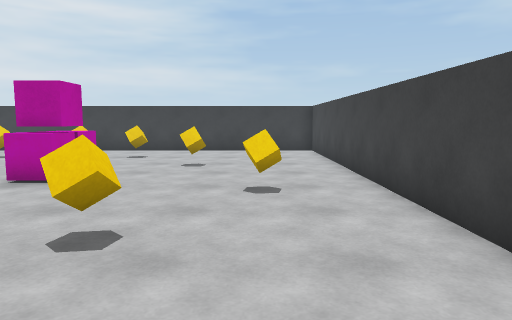
[1] (above)

13 first-person views from a walk through a Unity game level. The camera is 1.3 m above the floor, tilts 6° down and sees 70° across. The floor is counted in squares, 1 m on a side. Each view is taken from the middle of a square. On the plan, view 1 faces up. The plan holds only what a view shows up to about 15 squares ahead; the rest is blank. The player is left out. Surface patterns are stand-ins for the level's own textures.

[2]
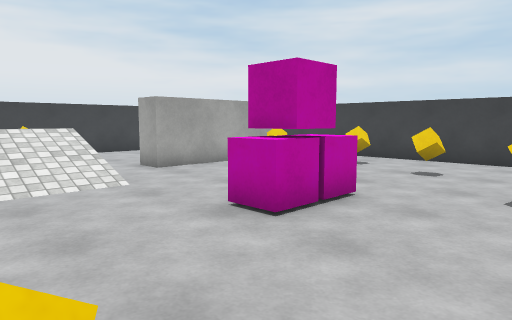

[3]
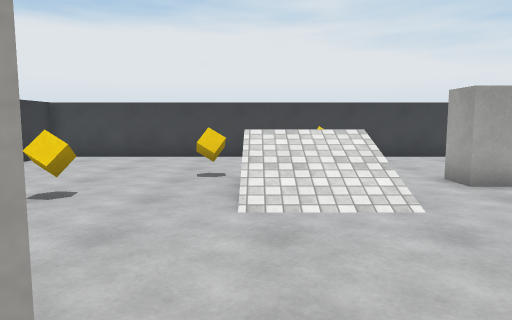

[4]
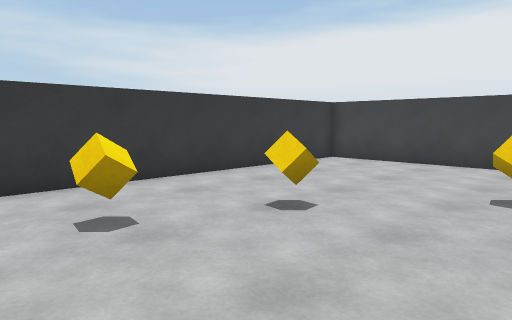

[5]
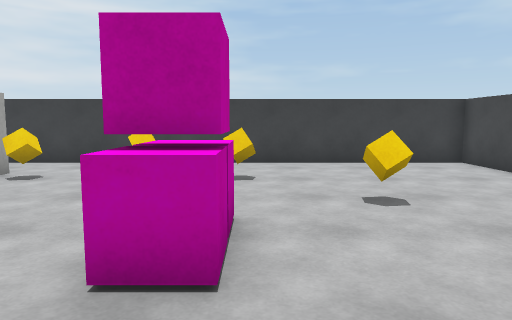

[6]
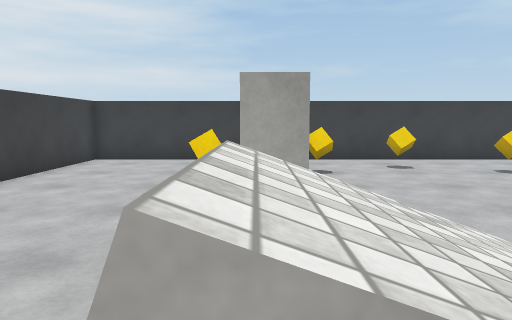

[7]
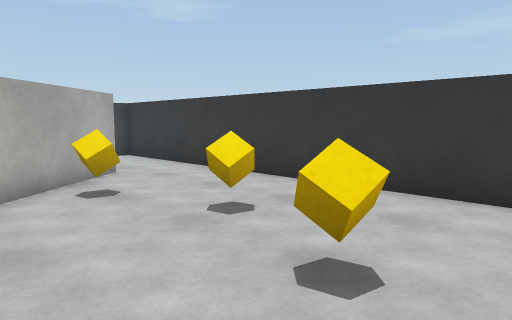

[8]
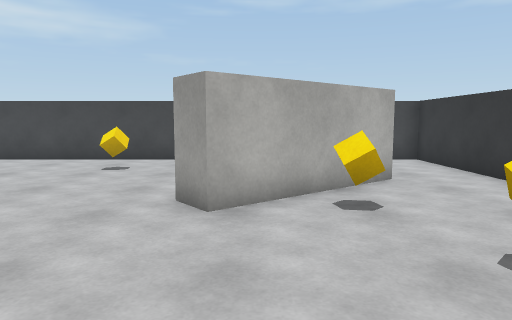

[9]
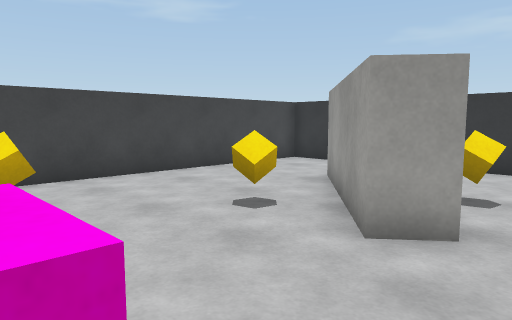

[10]
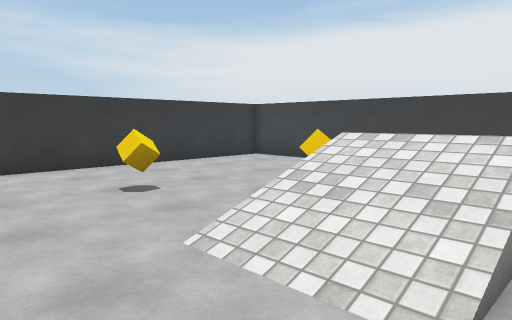

[11]
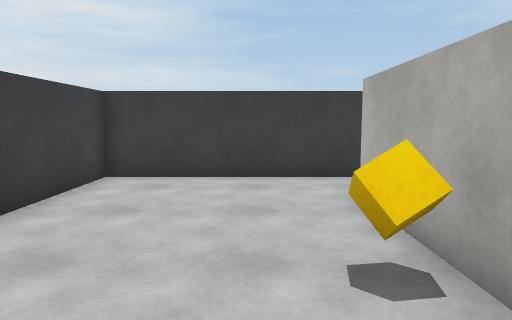

[12]
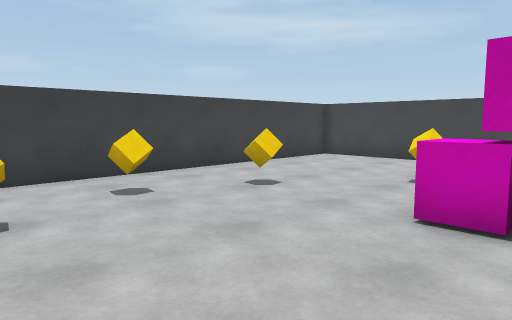

[13]
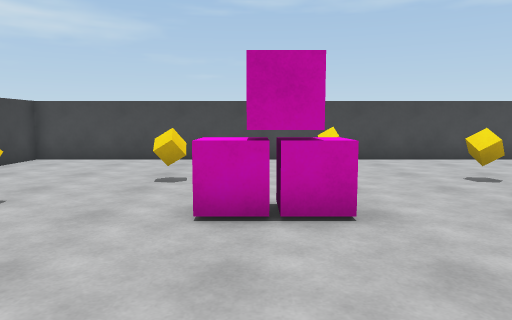

### Floor plan
Points are (right, up) in squares from view 1. A wall is a line through its corners. A room is listed if a view was taken in it or the views show most of it. See-through windows are left out.
Room 1 (views 1, 2, 3, 4, 5, 6, 7, 8, 9, 10, 11, 12, 13)
walls: (-11.2, 10.4) (-11.2, 14.2); (-10.2, 14.2) (-10.2, 9.3) (-11.2, 9.3); (-1.7, -0.2) (-4.8, 3.7) (-4.1, 4.3) (-0.9, 0.4); (-16.5, -2.5) (2.6, -2.5) (2.6, 16.5) (-16.5, 16.5) (-16.5, -2.5)
objects: other object (-14, 7); cube (-12, 4); cube (-12, 11); cube (-9, 1); cube (-9, 13); cube (-7, 0); cube (-7, 14); pink cube (-5, 8) to (-4, 8); pink cube (-5, 9) to (-4, 10); cube (-4, 1); cube (-4, 13); cube (-2, 4); cube (-2, 11); cube (0, 7)

Where each view was taken, in squares from view 1:
view 1: 0 up, 0 right, facing up
view 2: 4 up, 1 left, facing up-left
view 3: 5 up, 3 left, facing left
view 4: 5 up, 5 left, facing down-left
view 5: 5 up, 4 left, facing up
view 6: 4 up, 11 left, facing up
view 7: 4 up, 11 left, facing down-right
view 8: 3 up, 10 left, facing right
view 9: 8 up, 6 left, facing down-right
view 10: 8 up, 6 left, facing down-left
view 11: 8 up, 13 left, facing up
view 12: 8 up, 10 left, facing up-right
view 13: 9 up, 10 left, facing right
